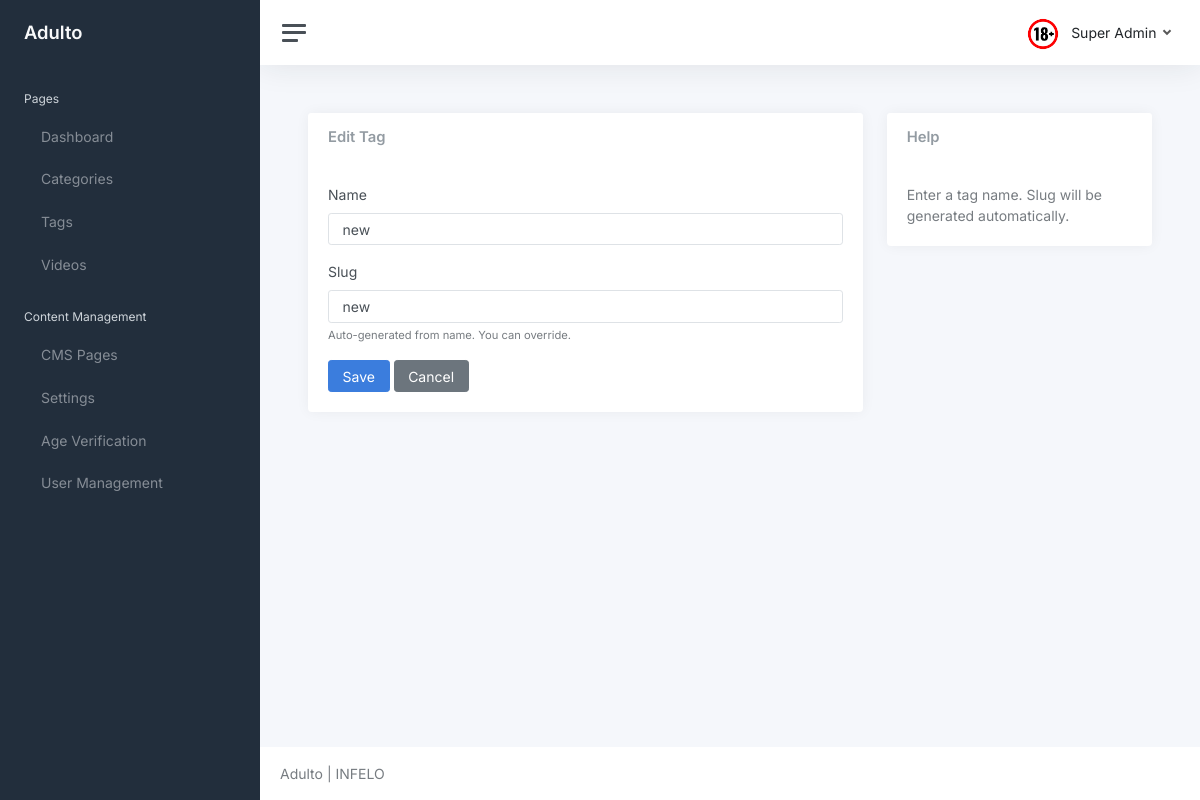
/core/tags/2/edit/ (signed in), run on the app's committed database.
### core/models.py (models this page shows, shortened)
class User(AbstractUser):
	username = None
	first_name = None
	last_name = None
	name = models.CharField(max_length=150, blank=True)
	email = models.EmailField(unique=True)
	is_freeze = models.BooleanField(default=False)
	is_email_verified = models.BooleanField(default=False)
	email_verification_token = models.CharField(max_length=100, blank=True, null=True)
	email_verification_created = models.DateTimeField(blank=True, null=True)
	is_staff = models.BooleanField(default=False, help_text="Designates whether the user can log into the admin site. Only activated users can access admin.")
	USERNAME_FIELD = 'email'
	REQUIRED_FIELDS = []

class Tag(models.Model):
	name = models.CharField(max_length=120, unique=True)
	slug = models.SlugField(max_length=140, unique=True)
	class Meta:
		ordering = ["name"]

### core/views.py (the view)
# urls.py: path('tags/<int:pk>/edit/', views.tag_update, name='tag_update'),
@login_required(login_url='login')
def tag_update(request, pk: int):
	tag = get_object_or_404(Tag, pk=pk)
	if request.method == "POST":
		form = TagForm(request.POST, instance=tag)
		if form.is_valid():
			form.save()
			messages.success(request, "Tag updated successfully")
			return redirect('tag_list')
	else:
		form = TagForm(instance=tag)
	return render(request, 'core/tag_form.html', {"form": form, "title": "Edit Tag"})

### core/forms.py
class TagForm(forms.ModelForm):
    class Meta:
        model = Tag
        fields = ["name", "slug"]
        widgets = {
            "name": forms.TextInput(attrs={"class": "form-control", "placeholder": "Tag name"}),
            "slug": forms.TextInput(attrs={"class": "form-control", "placeholder": "tag-slug"}),
        }

### adulto/context_processors.py (called while the page is built)
def site_branding(request):
	return {
		"site_brand": getattr(settings, "SITE_BRAND", "Adulto"),
		"site_logo_url": getattr(settings, "SITE_LOGO_URL", "/static/logo.png"),
	}

### core/models.py (called while the page is built)
	@classmethod
	def get_setting(cls, key, default=None):
		try:
			return cls.objects.get(key=key).value
		except cls.DoesNotExist:
			return default

	@classmethod
	def get_active(cls):
		try:
			return cls.objects.filter(is_active=True).first()
		except:
			return None

### templates/core/tag_form.html (shortened to what this page needs)
{% extends 'core/layout/base.html' %}
{% block content %}
<div class="container-fluid p-0">
    <div class="row">
        <div class="col-12 col-lg-8">
            <div class="card">
                <div class="card-header">
                    <h5 class="card-title mb-0">{{ title }}</h5>
                </div>
                <div class="card-body">
                    <form method="post">
                        <div class="mb-3">
                            <label class="form-label">Name</label>
                            {{ form.name }}
                        </div>
                        <div class="mb-3">
                            <label class="form-label">Slug</label>
                            {{ form.slug }}
                            <div class="form-text">Auto-generated from name. You can override.</div>
                        </div>
                        <button class="btn btn-primary" type="submit">Save</button>
                        <a class="btn btn-secondary" href="{% url 'tag_list' %}">Cancel</a>
                    </form>
                </div>
            </div>
        </div>
        <div class="col-12 col-lg-4">
            <div class="card">
                <div class="card-header">
                    <h5 class="card-title mb-0">Help</h5>
                </div>
                <div class="card-body">
                    <p class="text-muted mb-0">Enter a tag name. Slug will be generated automatically.</p>
                </div>
            </div>
        </div>
    </div>
</div>
{% endblock %}

### templates/core/layout/header.html (shortened to what this page needs)
<nav class="navbar navbar-expand navbar-light navbar-bg">
    <a class="sidebar-toggle js-sidebar-toggle">
        <i class="hamburger align-self-center"></i>
    </a>
    <div class="navbar-collapse collapse">
        <ul class="navbar-nav navbar-align">
            <li class="nav-item dropdown">
                <a class="nav-link dropdown-toggle d-none d-sm-inline-block" href="#"
                    data-bs-toggle="dropdown">
                    <img src="/static/core/logo.png" class="avatar img-fluid rounded me-1"
                        alt="" /> <span class="text-dark">{{ request.user.name }}</span>
                </a>
            </li>
        </ul>
    </div>
</nav>

### data on the page
User: user.name "Super Admin"
Tag: name "new", slug "new"

### other printed values
{{ site_brand }} "Adulto"
{{ title }} "Edit Tag"
